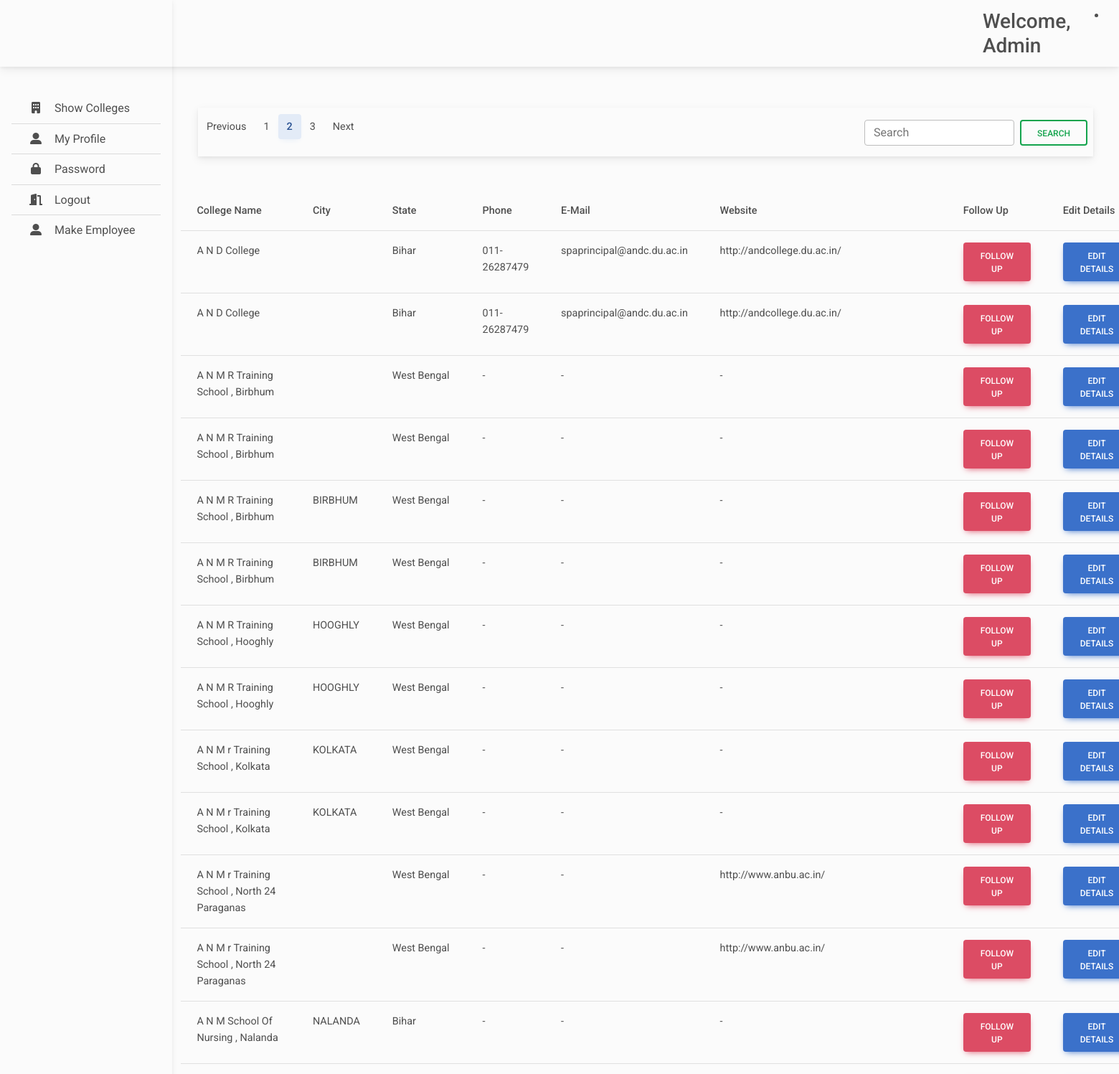
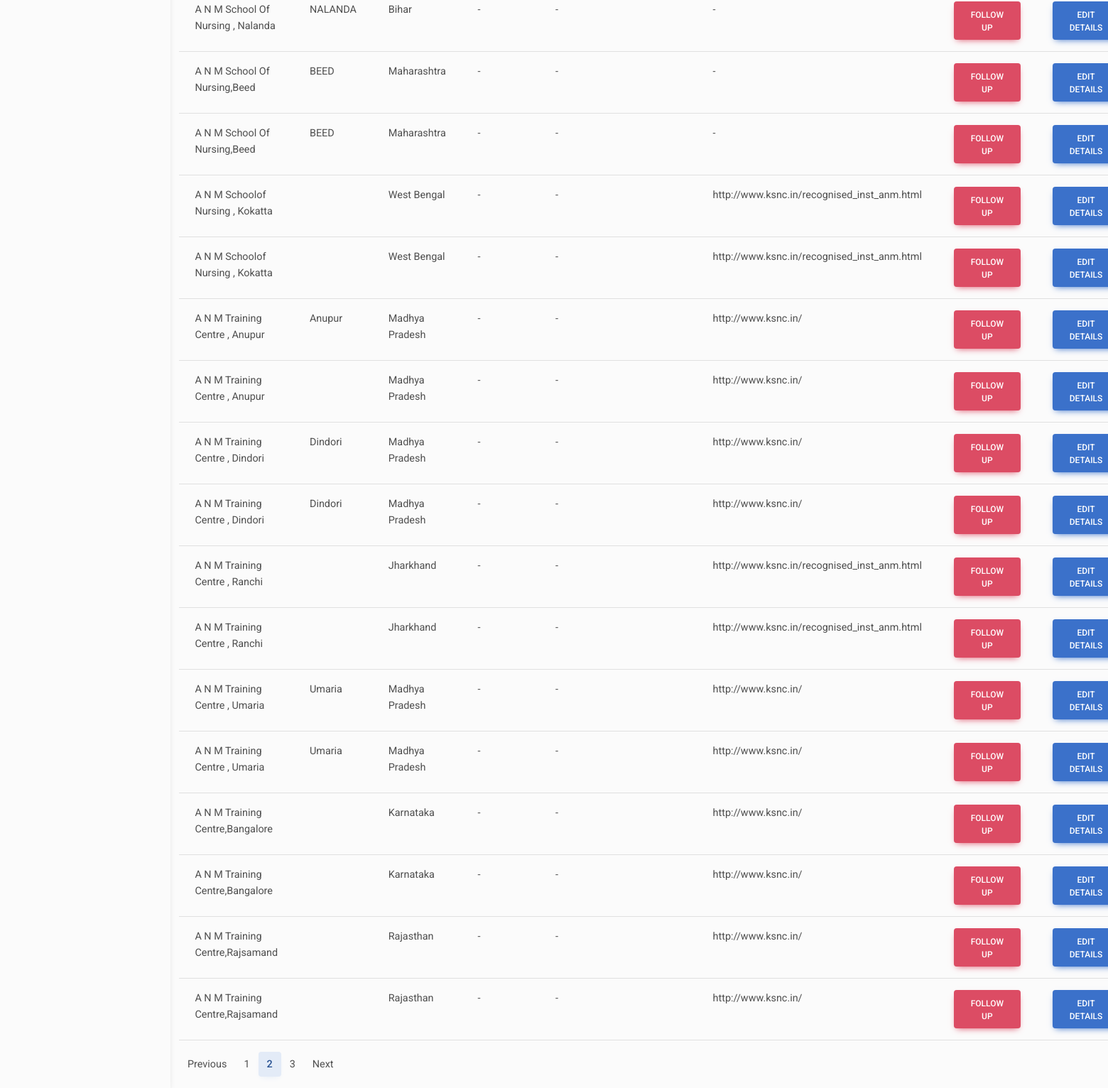
/showcolleges?page=2 (signed in), run on the app's committed database (2 pictures, top to bottom).
### user/models.py (models this page shows, shortened)
class Employee(AbstractUser) :
    name = models.CharField(max_length=32 ,null = True)
    state = models.CharField(max_length=1000,null=True)

class College(models.Model):
    name = models.CharField(max_length=100,null=True)
    city = models.CharField(max_length=100,null=True)
    state = models.CharField(max_length=100,null=True)
    phone = models.CharField(max_length=100,null=True)
    email = models.CharField(max_length=100,null=True)
    website = models.URLField(max_length=100,null=True)

### user/views.py (the view, shortened to what this page needs)
# urls.py: path('showcolleges', views.showcolleges, name = 'showcolleges'),
def showcolleges(request):
    if request.user.is_authenticated :
        u = Employee.objects.get(username=request.user.username)
        query = request.GET.get('p')
        states = u.state
        states = states.split(',')
        colleges = College.objects.none()
        for state in states :
          try:
            temp = College.objects.all().filter(state=state)
            colleges = chain(colleges, temp)
          except:
             pass
        colleges = list(colleges)
        colleges = College.objects.filter(id__in=[obj.id for obj in colleges])
        object_list = []
        if (query == None):
          object_list = list(colleges)
        object_list = list(object_list)
        college_paginator = Paginator(object_list, 30)
        page_num = request.GET.get('page')
        print(page_num)
        page = college_paginator.get_page(page_num)
        surl = request.get_full_path()
        if query:
            surl += '&'
        else :
           surl = '/showcolleges?'
        context = {'u': u,'page': page,'query': query,'surl': surl,}
        return render (request,'showcolleges.html',context)
    else :
        return redirect('/login')

### templates/showcolleges.html (shortened to what this page needs)
{% extends 'base.html' %}
{%load static %}
    {% block main %}
    <main style="margin-top: 110px">
      <div class='container'>
        <section class="p-4 mb-4 align-items-center flex-column">
        <nav class='navbar'>
          <ul class="pagination pr-2">
            {% if page.has_previous %}
            <li class="page-item">
              <a class="page-link" href="{{surl}}page={{ page.previous_page_number }}">Previous</a>
            </li>
            <li class="page-item"><a class="page-link" href="{{surl}}page={{ page.previous_page_number }}">{{ page.number|add:"-1" }}</a></li>
            {% endif %}
            <li class="page-item active" aria-current="page">
              <a class="page-link" href="#">{{ page.number }}<span class="visually-hidden">(current)</span></a>
            </li>
            {% if page.has_next %}
            <li class="page-item"><a class="page-link" href="{{surl}}page={{ page.next_page_number }}">{{ page.number|add:"1" }}</a></li>
            <li class="page-item">
              <a class="page-link" href="{{surl}}page={{ page.next_page_number }}">Next</a>
            </li>
            {% endif %}
          </ul>
          <form class="d-flex pe-2" role="search" action="{% url 'showcolleges' %}" method="get">
            <input class="form-control me-2" type="text" name="p" placeholder="Search" aria-label="Search">
            <button class="btn btn-outline-success" type="submit">Search</button>
          </form>
        </nav>
      </section>
      <table class="table">
        <thead>
          <tr>
            <th scope="col">College Name</th>
            <th scope="col">City</th>
            <th scope="col">State</th>
            <th scope="col">Phone</th>
            <th scope="col">E-Mail</th>
            <th scope="col">Website</th>
            <th scope="col">Follow Up</th>
            <th scope="col">Edit Details</th>
          </tr>
        </thead>
        <tbody>
          {% for c in page.object_list %}
          <tr>
            <td>{{c.name}}</td>
            <td>{{c.city}}</td>
            <td>{{c.state}}</td>
            <td>{{c.phone}}</td>
            <td>{{c.email}}</td>
            <td>{{c.website}}</td>
            <td>
              <button type="button" class="btn btn-danger" data-mdb-toggle="modal" data-mdb-target="#followupModal{{c.id}}">
                Follow Up
              </button>
            </td>
            <td>
              <button type="button" class="btn btn-primary" data-mdb-toggle="modal" data-mdb-target="#editdetailModal{{c.id}}">
                Edit Details
              </button>
            </td>
          </tr>
          {% endfor %}
        </tbody>
      </table>
      <nav aria-label="...">
        <ul class="pagination">
          {% if page.has_previous %}
          <li class="page-item">
            <a class="page-link" href="{{surl}}page={{ page.previous_page_number }}">Previous</a>
          </li>
          <li class="page-item"><a class="page-link" href="{{surl}}page={{ page.previous_page_number }}">{{ page.number|add:"-1" }}</a></li>
          {% endif %}
          <li class="page-item active" aria-current="page">
            <a class="page-link" href="#">{{ page.number }}<span class="visually-hidden">(current)</span></a>
          </li>
          {% if page.has_next %}
          <li class="page-item"><a class="page-link" href="{{surl}}page={{ page.next_page_number }}">{{ page.number|add:"1" }}</a></li>
          <li class="page-item">
            <a class="page-link" href="{{surl}}page={{ page.next_page_number }}">Next</a>
          </li>
          {% endif %}
        </ul>
      </nav>
    </div>
    </main>
    {%endblock main%}

### templates/base.html (shortened to what this page needs)
{% load static %}
<!DOCTYPE html>
<html lang="en">
  <head>
    <link
      rel="stylesheet"
      href="https://cdnjs.cloudflare.com/ajax/libs/font-awesome/6.0.0/css/all.min.css"
    />
    <link rel="stylesheet" href="{% static 'css/mdb.min.css' %}"  />
    <link rel="stylesheet" href="{% static 'css/main.css' %}"  />
    <link rel="stylesheet" href="{% static 'css/chat.css' %}"  />
  </head>
  <body>
    <header>
      <nav id="sidebarMenu" class="collapse d-lg-block sidebar collapse">
        <div class="pt-5 position-sticky">
          <div class="list-group list-group-flush mx-3 mt-4 ">
            <a href="/showcolleges" class="bg-transparent list-group-item list-group-item-action py-2 ripple" aria-current="true">
              <i class="fas fa-building fa-fw me-3"></i><span>Show Colleges</span>
            </a>
            <a href="/editprofile" class="bg-transparent list-group-item list-group-item-action py-2 ripple ">
              <i class="fas fa-user-alt fa-fw me-3"></i><span>My Profile</span>
            </a>
            <a href="/changepassword" class="bg-transparent list-group-item list-group-item-action py-2 ripple"><i
                class="fas fa-lock fa-fw me-3"></i><span>Password</span></a>
            <a href="/logout" class="bg-transparent list-group-item list-group-item-action py-2 ripple"><i
                class="fas fa-door-open fa-fw me-3"></i><span>Logout</span></a>
            {% if u.is_staff %}
            <a href="/register" class="bg-transparent list-group-item list-group-item-action py-2 ripple ">
              <i class="fas fa-user-alt fa-fw me-3"></i><span>Make Employee</span>
            {% endif %}
          </div>
        </div>
      </nav>
      <nav id="main-navbar" class="navbar navbar-expand-lg navbar-light fixed-top">
        <div class="container-fluid">
          <a class="navbar-brand" href="#">
          </a>
          <h3 class ="d-none d-md-flex w-auto my-auto">Welcome, {{u.name}} </h3>
            <li class="nav-item dropdown">
              <a class="nav-link hidden-arrow d-flex align-items-center" href="#"
                id="navbarDropdownMenuLink" role="button" data-mdb-toggle="dropdown" aria-expanded="false">
              </a>
            </li>
        </div>
      </nav>
    </header>
    {% block main %}
    {% endblock main %}
  </body>
</html>

### static/css/main.css (style rules this page uses)
body { background-color: #fbfbfb; }
@media (min-width: 991.98px) { main { padding-left: 240px; } }
.sidebar { position: fixed; top: 0; bottom: 0; left: 0; padding: 58px 0 0; box-shadow: 0 2px 5px 0 rgb(0 0 0 / 5%), 0 2px 10px 0 rgb(0 0 0 / 5%); width: 240px; z-index: 600; }

### data on the page
Employee: name "Admin"
College: name "A N D College", state "Bihar", phone "011-26287479", email "spaprincipal@andc.du.ac.in", website "http://andcollege.du.ac.in/"
College: name "A N D College", state "Bihar", phone "011-26287479", email "spaprincipal@andc.du.ac.in", website "http://andcollege.du.ac.in/"
College: name "A N M R Training School , Birbhum", state "West Bengal", phone "-", email "-", website "-"
College: name "A N M R Training School , Birbhum", state "West Bengal", phone "-", email "-", website "-"
College: name "A N M R Training School , Birbhum", city "BIRBHUM", state "West Bengal", phone "-", email "-", website "-"
College: name "A N M R Training School , Birbhum", city "BIRBHUM", state "West Bengal", phone "-", email "-", website "-"
College: name "A N M R Training School , Hooghly", city "HOOGHLY", state "West Bengal", phone "-", email "-", website "-"
College: name "A N M R Training School , Hooghly", city "HOOGHLY", state "West Bengal", phone "-", email "-", website "-"
College: name "A N M r Training School , Kolkata", city "KOLKATA", state "West Bengal", phone "-", email "-", website "-"
College: name "A N M r Training School , Kolkata", city "KOLKATA", state "West Bengal", phone "-", email "-", website "-"
College: name "A N M r Training School , North 24 Paraganas", state "West Bengal", phone "-", email "-", website "http://www.anbu.ac.in/"
College: name "A N M r Training School , North 24 Paraganas", state "West Bengal", phone "-", email "-", website "http://www.anbu.ac.in/"
College: name "A N M School Of Nursing , Nalanda", city "NALANDA", state "Bihar", phone "-", email "-", website "-"
College: name "A N M School Of Nursing , Nalanda", city "NALANDA", state "Bihar", phone "-", email "-", website "-"
College: name "A N M School Of Nursing,Beed", city "BEED", state "Maharashtra", phone "-", email "-", website "-"
College: name "A N M School Of Nursing,Beed", city "BEED", state "Maharashtra", phone "-", email "-", website "-"
College: name "A N M Schoolof Nursing , Kokatta", state "West Bengal", phone "-", email "-", website "http://www.ksnc.in/recognised_inst_anm.html"
College: name "A N M Schoolof Nursing , Kokatta", state "West Bengal", phone "-", email "-", website "http://www.ksnc.in/recognised_inst_anm.html"
College: name "A N M Training Centre , Anupur", city "Anupur", state "Madhya Pradesh", phone "-", email "-", website "http://www.ksnc.in/"
College: name "A N M Training Centre , Anupur", state "Madhya Pradesh", phone "-", email "-", website "http://www.ksnc.in/"
College: name "A N M Training Centre , Dindori", city "Dindori", state "Madhya Pradesh", phone "-", email "-", website "http://www.ksnc.in/"
College: name "A N M Training Centre , Dindori", city "Dindori", state "Madhya Pradesh", phone "-", email "-", website "http://www.ksnc.in/"
College: name "A N M Training Centre , Ranchi", state "Jharkhand", phone "-", email "-", website "http://www.ksnc.in/recognised_inst_anm.html"
College: name "A N M Training Centre , Ranchi", state "Jharkhand", phone "-", email "-", website "http://www.ksnc.in/recognised_inst_anm.html"
College: name "A N M Training Centre , Umaria", city "Umaria", state "Madhya Pradesh", phone "-", email "-", website "http://www.ksnc.in/"
College: name "A N M Training Centre , Umaria", city "Umaria", state "Madhya Pradesh", phone "-", email "-", website "http://www.ksnc.in/"
College: name "A N M Training Centre,Bangalore", state "Karnataka", phone "-", email "-", website "http://www.ksnc.in/"
College: name "A N M Training Centre,Bangalore", state "Karnataka", phone "-", email "-", website "http://www.ksnc.in/"
College: name "A N M Training Centre,Rajsamand", state "Rajasthan", phone "-", email "-", website "http://www.ksnc.in/"
College: name "A N M Training Centre,Rajsamand", state "Rajasthan", phone "-", email "-", website "http://www.ksnc.in/"

### other printed values
{{ page.number|add:"-1" }} "1"
{{ page.number }} "2"
{{ page.number|add:"1" }} "3"
